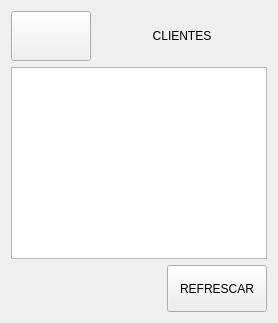
               <widget class="QWidget" name="pventas_clientes">
                <layout class="QVBoxLayout" name="verticalLayout_27">
                 <item>
                  <layout class="QHBoxLayout" name="horizontalLayout_19">
                   <item>
                    <widget class="QPushButton" name="bt_back_clientes">
                     <property name="minimumSize">
                      <size>
                       <width>80</width>
                       <height>50</height>
                      </size>
                     </property>
                     <property name="maximumSize">
                      <size>
                       <width>80</width>
                       <height>50</height>
                      </size>
                     </property>
                     <property name="text">
                      <string/>
                     </property>
                     <property name="icon">
                      <iconset>
                       <normaloff>imagenes_gui/flecha_izquierda_blanca.svg</normaloff>imagenes_gui/flecha_izquierda_blanca.svg</iconset>
                     </property>
                     <property name="iconSize">
                      <size>
                       <width>40</width>
                       <height>40</height>
                      </size>
                     </property>
                    </widget>
                   </item>
                   <item>
                    <widget class="QLabel" name="label_24">
                     <property name="sizePolicy">
                      <sizepolicy hsizetype="Preferred" vsizetype="Preferred">
                       <horstretch>0</horstretch>
                       <verstretch>0</verstretch>
                      </sizepolicy>
                     </property>
                     <property name="minimumSize">
                      <size>
                       <width>120</width>
                       <height>50</height>
                      </size>
                     </property>
                     <property name="maximumSize">
                      <size>
                       <width>10000</width>
                       <height>50</height>
                      </size>
                     </property>
                     <property name="text">
                      <string>CLIENTES</string>
                     </property>
                     <property name="alignment">
                      <set>Qt::AlignCenter</set>
                     </property>
                    </widget>
                   </item>
                  </layout>
                 </item>
                 <item>
                  <widget class="QTableWidget" name="table_clientes"/>
                 </item>
                 <item>
                  <layout class="QHBoxLayout" name="horizontalLayout_40">
                   <item>
                    <spacer name="horizontalSpacer_18">
                     <property name="orientation">
                      <enum>Qt::Horizontal</enum>
                     </property>
                     <property name="sizeHint" stdset="0">
                      <size>
                       <width>40</width>
                       <height>20</height>
                      </size>
                     </property>
                    </spacer>
                   </item>
                   <item>
                    <widget class="QPushButton" name="bt_refrescar_clientes">
                     <property name="minimumSize">
                      <size>
                       <width>100</width>
                       <height>47</height>
                      </size>
                     </property>
                     <property name="text">
                      <string>REFRESCAR</string>
                     </property>
                    </widget>
                   </item>
                  </layout>
                 </item>
                </layout>
               </widget>
